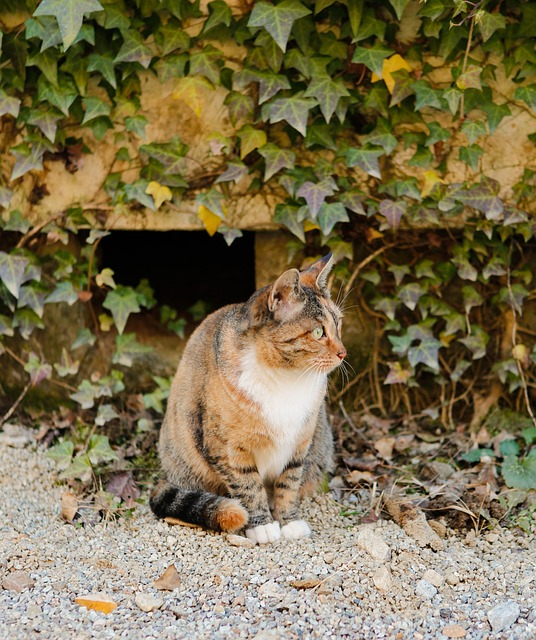
#> input picture img.jpg, 536 x 640 px
$ jupyter execute --allow-errors '01. 이미지 출력.ipynb'
#> lines starting #> are read from the running program, lines starting #| are printed output that depends on the picture
# 환경 설정

[cell 1]
import cv2
cv2.__version__

# OpenCV(Computer Vision)
다양한 영상 (이미지) / 동영상 처리에 사용되는 오픈소스 라이브러리

# 1. 이미지 출력

[cell 2]
import cv2
# 해당 경로에 파일 읽어오기
img = cv2.imread('img.jpg')
#> img is the input picture: shape (640, 536, 3); mean B, G, R 76.5, 110.4, 122.6
# img를 표시
cv2.imshow('img',img)
# 지정된 시간동안 사용자 키 입력 대기
cv2.waitKey(0)
# 모든 창 닫기
cv2.destroyAllWindows()
cv2.waitKey(0)

## 읽기 옵션
1. cv2.IMREAD_COLO: 컬러 이미지, 투명 영역은 무시 (기본값)
2. cv2.IMREAD_GRAYSCALE: 흑백 이미지
3. cv2.IMREAD_UNCHANGED: 투명 영역까지 포함

[cell 3]
import cv2

img_color = cv2.imread('/content/drive/MyDrive/PythonImageWorkspace/OpenCV/img.jpg', cv2.IMREAD_COLOR)
img_gray = cv2.imread('/content/drive/MyDrive/PythonImageWorkspace/OpenCV/img.jpg', cv2.IMREAD_GRAYSCALE)
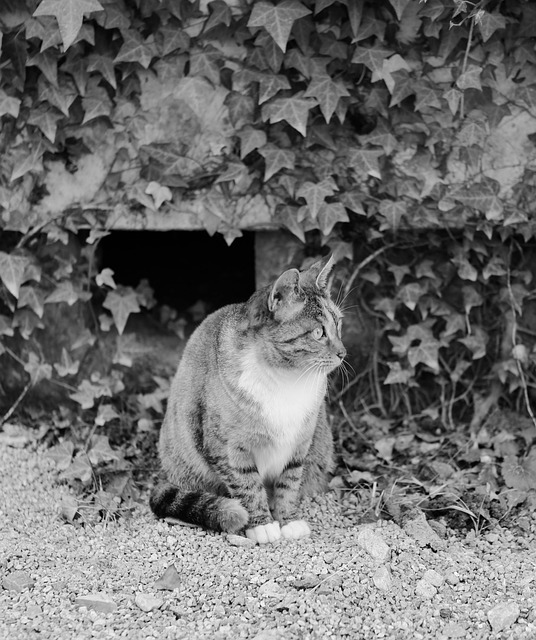
#> img_gray: shape (640, 536); min 0, max 255, mean 110.1
img_unchanged = cv2.imread('/content/drive/MyDrive/PythonImageWorkspace/OpenCV/img.jpg', cv2.IMREAD_UNCHANGED)


#> (the rest of this cell did not finish here and is left out)

## Shape
이미지의 height, width, channel 정보

[cell 4]
import cv2
img = cv2.imread('/content/drive/MyDrive/PythonImageWorkspace/OpenCV/img.jpg')
img.shape # 세로, 가로, Channel
#> Out = (640, 536, 3)

# channel은 rgb인 3을 나타냄


$ run again, with newspaper.jpg copied over img.jpg
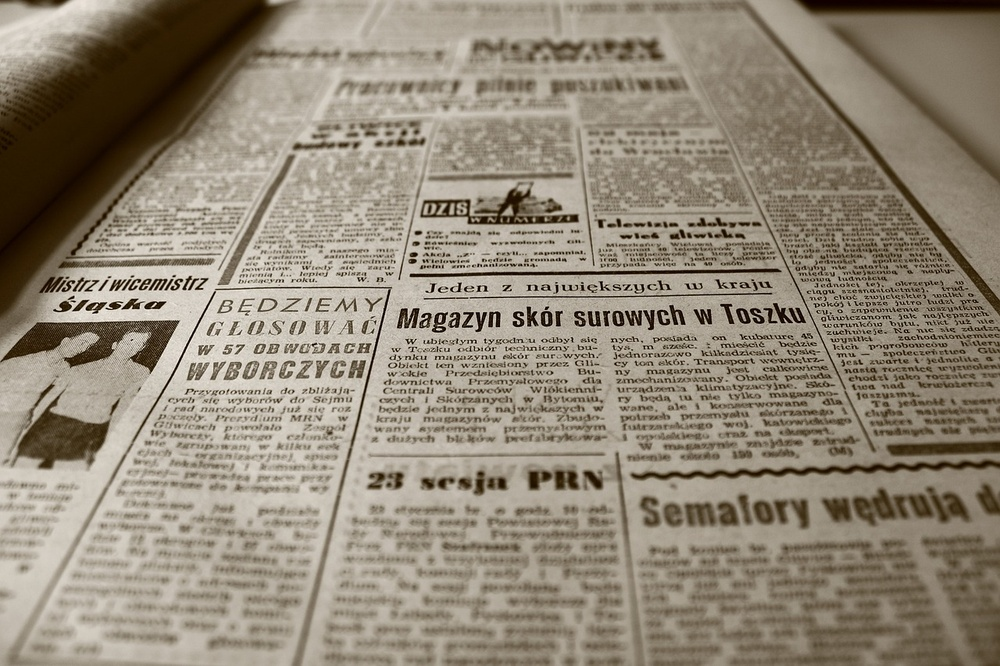
#> input picture newspaper.jpg, 1000 x 666 px, shrunk from 1280 x 853 before the run
#> img is the input picture: shape (666, 1000, 3); mean B, G, R 118.6, 135.2, 145.4
#> `img_gray = cv2.imread('/content/drive/MyDrive/PythonImageWorkspace/Ope..`:
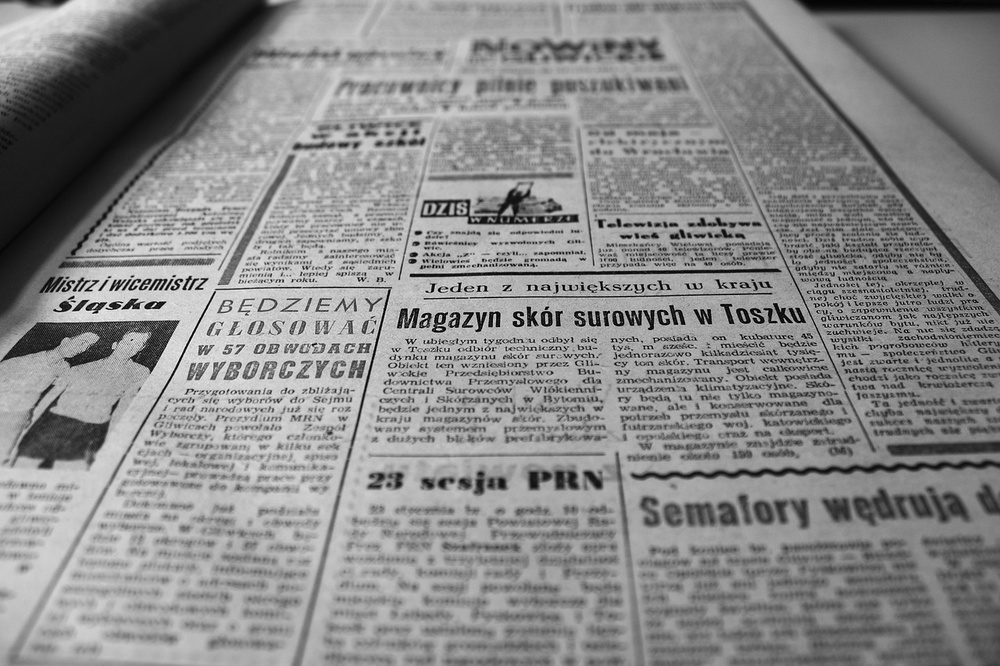
#> img_gray: shape (666, 1000); min 0, max 254, mean 136.4
